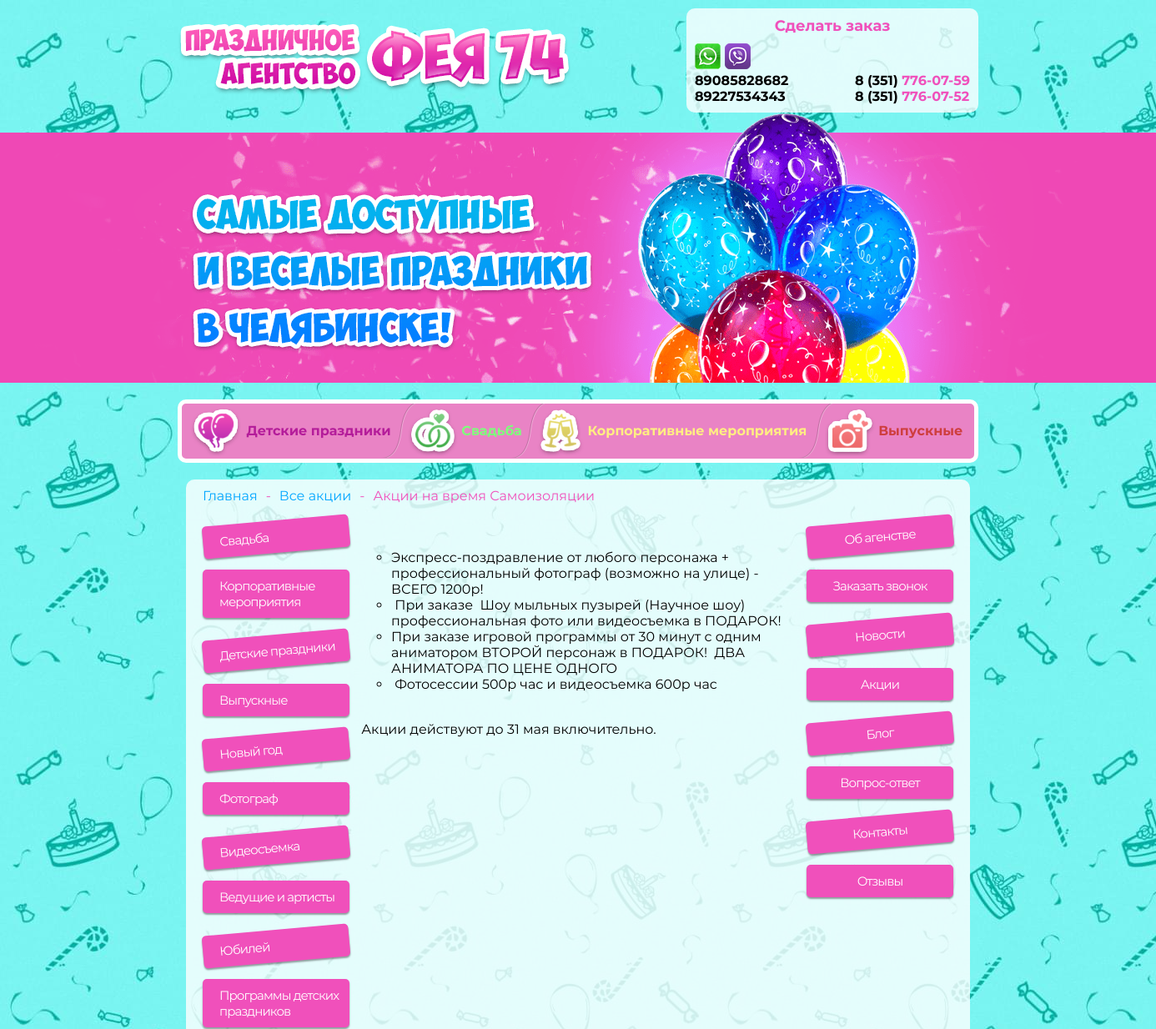
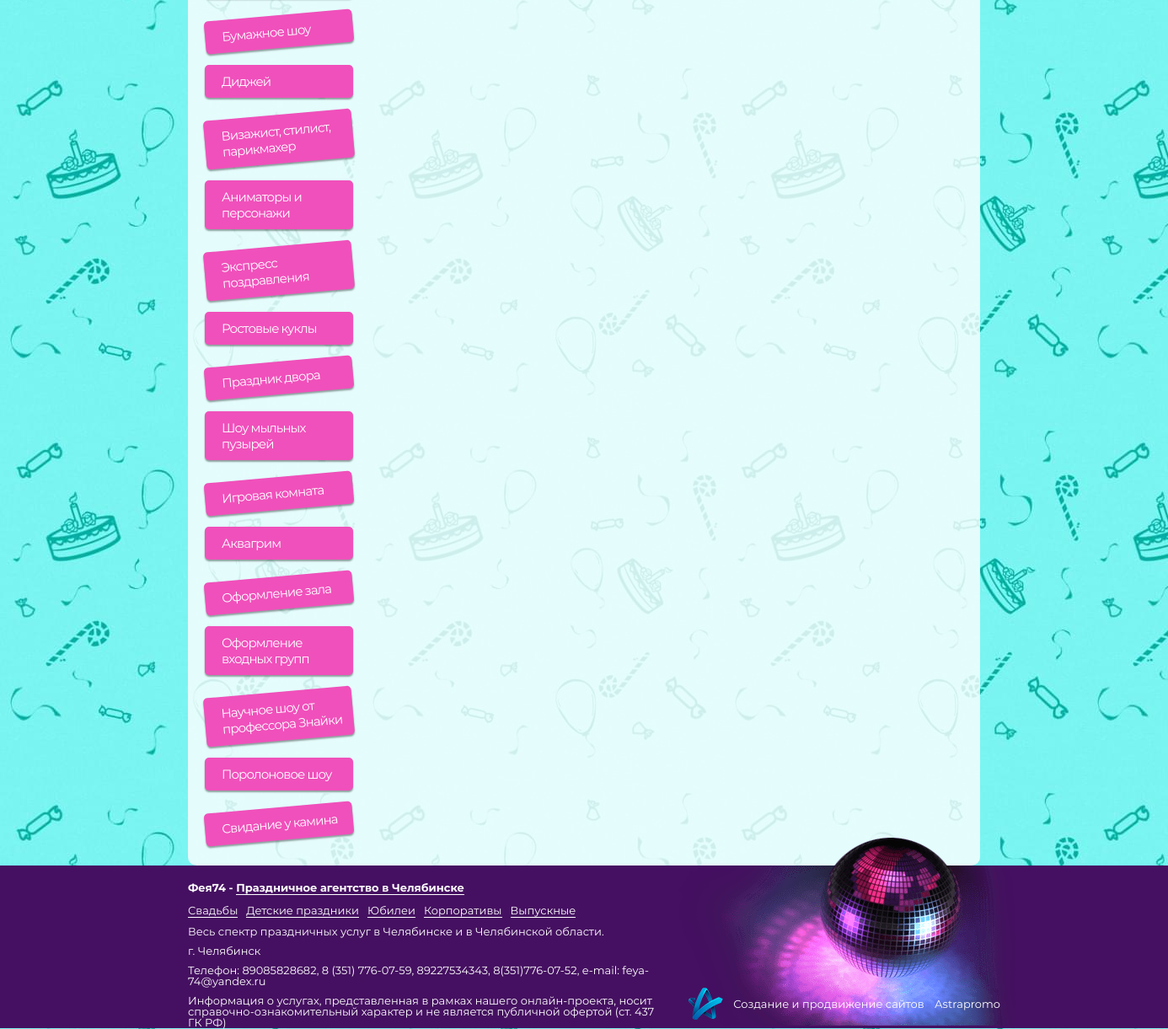
/promotions/aktsii-na-vremya-samoizolyatsii/, run on the app's committed database (2 pictures, top to bottom).
### pages/models.py (models this page shows, shortened)
class TopMenuItem(models.Model):
    banner_bg = models.ImageField('Картинка баннера',upload_to='banner/', blank=False, null=True)
    name = models.CharField('Название пункта', max_length=255, blank=False, null=True)
    event_url = models.ForeignKey(EventPage, on_delete=models.SET_NULL, blank=True, null=True,
                                   verbose_name='Ссылка на мероприятие')
    custom_url = models.CharField('Ссылка(без указания домена)', max_length=100, blank=True, null=True)
    is_active = models.BooleanField('Отображать ?', default=True)
    class Meta:
        verbose_name = "Пункт верхнего меню"
        verbose_name_plural = "Пункты верхнего меню"

class LeftMenuItem(models.Model):
    icon = models.ImageField('Иконка',upload_to='menu_icons/', blank=False, null=True)
    event_url = models.ForeignKey(EventPage, on_delete=models.SET_NULL, blank=True, null=True,
                                   verbose_name='Ссылка на мероприятие')
    custom_url = models.CharField('Ссылка(без указания домена)', max_length=100, blank=True, null=True)
    is_active = models.BooleanField('Отображать ?', default=True)
    class Meta:
        verbose_name = "Пункт левого меню"
        verbose_name_plural = "Пункты левого меню"

class RightMenuItem(models.Model):
    name = models.CharField('Название пункта (указывать если используется Ссылка(без указания домена))', max_length=255, blank=True, null=True)
    static_url = models.ForeignKey(StaticPage, on_delete=models.SET_NULL, blank=True, null=True,
                                   verbose_name='Ссылка на статическую страницу')
    custom_url = models.CharField('Ссылка(без указания домена)', max_length=100, blank=True, null=True)
    is_callback = models.BooleanField('Кнопка заказать звонок ?', default=False)
    is_active = models.BooleanField('Отображать ?', default=True)
    class Meta:
        verbose_name = "Пункт правого меню"
        verbose_name_plural = "Пункты правого меню"

class StaticPage(models.Model):
    name = models.CharField('Название страницы', max_length=255, blank=False, null=True)
    auto_slug = models.BooleanField('Создать ЧПУ ?', default=True)
    name_slug = models.CharField(max_length=255, blank=True, null=True)
    is_home_page = models.BooleanField('Главная страница ?', default=False)
    content = RichTextUploadingField('Основной контент', blank=True, null=True)
    class Meta:
        verbose_name = "Статическая страница"
        verbose_name_plural = "Статические страницы"

### promotions/models.py (models this page shows, shortened)
class Promotion(models.Model):
    name = models.CharField('Название акции', max_length=255, blank=False, null=True)
    auto_slug = models.BooleanField('Создать ЧПУ ?', default=True)
    name_slug = models.CharField(max_length=255, blank=True, null=True,editable=False)
    preview = models.ImageField('Картинка превью', upload_to='promotions/', blank=False, null=True)
    main_img = models.ImageField('Картинка акции', upload_to='promotions/', blank=False, null=True)
    page_title = models.CharField('Название страницы SEO', max_length=255, blank=True, null=True)
    page_description = models.TextField('Описание страницы SEO', blank=True, null=True)
    page_keywords = models.TextField('Keywords SEO', blank=True, null=True)
    content = RichTextUploadingField('Основной контент', blank=True, null=True)
    is_active = models.BooleanField('Отображать ?', default=True)
    class Meta:
        verbose_name = "Акция"
        verbose_name_plural = "Акции"

### events_content/models.py (models this page shows, shortened)
class EventPage(models.Model):
    name = models.CharField('Название страницы', max_length=255, blank=False, null=True)
    auto_slug = models.BooleanField('Создать ЧПУ ?', default=True)
    name_slug = models.CharField(max_length=255, blank=True, null=True)
    content = RichTextUploadingField('Основной контент', blank=True, null=True)
    page_title = models.CharField('Название страницы SEO', max_length=255, blank=True, null=True)
    page_description = models.TextField('Описание страницы SEO', blank=True, null=True)
    page_keywords = models.TextField('Keywords SEO', blank=True, null=True)
    top_menu = models.ManyToManyField('pages.TopMenuItem',
                                 blank=True,
                                 verbose_name='Показывать в меню'
                                 ,related_name='event_items')
    class Meta:
        verbose_name = "Мероприятие"
        verbose_name_plural = "Мероприятия"

### promotions/views.py (the view)
# urls.py: path('<name_slug>/', views.promotion_page, name='promotion_page'),
def promotion_page(request,name_slug):
    page = Promotion.objects.get(name_slug=name_slug)
    title = page.page_title
    description = page.page_description
    keywords = page.page_keywords
    page_content = page.content
    return render(request, 'pages/promotion.html', locals())

### pages/context_processors.py (called while the page is built)
def side_menus(request):
    leftMenu = LeftMenuItem.objects.filter(is_active=True)
    rightMenu = RightMenuItem.objects.filter(is_active=True)
    topMenu = TopMenuItem.objects.all()
    return locals()

### templates/pages/promotion.html (shortened to what this page needs)
{% extends 'basic.html' %}
{% load static %}
{% block content %}
     <main>
  <section class="main-content">
    <div class="container">
      <div class="main-content_wrapper">
        <div class="breadcrumbs">
          <ul class="breadcrumbs-wrapper">
            <li class="breadcrumbs-item"><a class="breadcrumbs-link" href="/">Главная</a></li>
            <li class="breadcrumbs-item"><a class="breadcrumbs-link" href="{% url 'promotions_page' %}">Все акции</a></li>
            <li class="breadcrumbs-item">{{ page.name }}</li>
          </ul>
        </div>
        <div class="main-content__inner">
       {% include 'pages/left-menu.html' %}
          <div class="main-content__center">
              <div class="content">
                   {{ page.content | safe }}
              </div>
          </div>
        {% include 'pages/right-menu.html' %}
        </div>
      </div>
    </div>
  </section>
</main>
{% endblock %}

### templates/header.html (shortened to what this page needs)
{% load static %}
<header class="header">
  <div class="header__top">
    <div class="header__top-logo">
      <a href="/"><img src="{% static 'images/logo.png' %}" alt=""></a>
    </div>
    <div class="header__top-call">
      <p class="header__top-call-title">Сделать заказ</p>
      <div class="header__top-call-wrapper">
        <div class="header__top-call-messengers">
          <img src="{% static 'images/icon_watsapp.png' %}" alt="">
          <img src="{% static 'images/icon_viber.png' %}" alt="">
          <p class="header__top-call-messengers">89085828682</p>
          <p class="header__top-call-messengers">89227534343</p>
        </div>
        <div class="header__top-call-phones">
          <p class="header__top-call-phones-item ">8 (351) <span>776-07-59</span></p>
          <p class="header__top-call-phones-item">8 (351) <span>776-07-52</span></p>
        </div>
      </div>
    </div>
  </div>
  <div id="banner" class="header__banner" style="background: url({% static 'images/b1.png' %})"></div>
  <nav class="header__menu">
    <ul class="header__menu-wrapper">
        {% for topItem in topMenu %}
      <li class="header__menu-item"><a  onmouseover="changeBanner('{{ topItem.banner_bg.url }}','{{ topItem.id }}')" class="header__menu-link" href="{% url 'event_page' topItem.event_url.name_slug %}">{{ topItem.name }}</a>
      </li>
        {% endfor %}
    </ul>
  </nav>
</header>

### templates/pages/left-menu.html
<div class="main-content__sidemenu">
    <ul class="sidemenu">
        {% for item in leftMenu %}
            <li class="sidemenu__item">
                <a class="sidemenu__link"
                   href="{% url 'event_page' item.event_url.name_slug %}">
                    <img src="{{ item.icon.url }}" alt="">{{ item.event_url.name }}
                </a>
            </li>
        {% endfor %}
    </ul>
</div>

### templates/pages/right-menu.html
<div class="main-content__sidemenu">
    <ul class="sidemenu">
        {% for item in rightMenu %}
            <li class="sidemenu__item">
            {% if not item.is_callback %}
                {% if item.static_url %}
                    <a style="justify-content: center;" class="sidemenu__link"
                       href="{% url 'static_page' item.static_url.name_slug %}">
                        {{ item.static_url.name }}
                    </a>
                {% else %}
                     <a style="justify-content: center;" class="sidemenu__link"
                       href="{{ item.custom_url }}">
                        {{ item.name }}
                    </a>
                {% endif %}
            {% else %}
                 <a style="justify-content: center;" class="sidemenu__link"
                   href="">
                   Заказать звонок
                </a>
            {% endif %}
            </li>
        {% endfor %}
    </ul>
</div>

### templates/basic.html (style rules this page uses)
body { overflow-x: hidden; }
.content li { list-style-type: circle; }
.sidemenu__link { font-size: 15px; letter-spacing: -0.9px; }

### data on the page
TopMenuItem: name "Детские праздники"
TopMenuItem: name "Свадьба"
TopMenuItem: name "Корпоративные мероприятия"
TopMenuItem: name "Выпускные"
Promotion: name "Акции на время Самоизоляции", content "Экспресс-поздравление от любого персонажа + профессиональный фотограф (возможно на улице) - ВСЕГО 1200р! При заказе Шоу мыльных пузырей (Научное шоу) профессиональная фото или видеосъемка в ПОДАРОК! При заказе игровой программы от 30 минут с одним аниматором ВТОРОЙ персонаж в ПОДАРОК! ДВА АНИМАТОРА ПО ЦЕНЕ ОДНОГО Фотосессии 500р час и видеосъемка 600р час Акции действуют до 31 мая включительно."
LeftMenuItem: event_url.name "Свадьба"
LeftMenuItem: event_url.name "Корпоративные мероприятия"
LeftMenuItem: event_url.name "Детские праздники"
LeftMenuItem: event_url.name "Выпускные"
LeftMenuItem: event_url.name "Новый год"
LeftMenuItem: event_url.name "Фотограф"
LeftMenuItem: event_url.name "Видеосъемка"
LeftMenuItem: event_url.name "Ведущие и артисты"
LeftMenuItem: event_url.name "Юбилей"
LeftMenuItem: event_url.name "Программы детских праздников"
LeftMenuItem: event_url.name "Бумажное шоу"
LeftMenuItem: event_url.name "Диджей"
LeftMenuItem: event_url.name "Визажист, стилист, парикмахер"
LeftMenuItem: event_url.name "Аниматоры и персонажи"
LeftMenuItem: event_url.name "Экспресс поздравления"
LeftMenuItem: event_url.name "Ростовые куклы"
LeftMenuItem: event_url.name "Праздник двора"
LeftMenuItem: event_url.name "Шоу мыльных пузырей"
LeftMenuItem: event_url.name "Игровая комната"
LeftMenuItem: event_url.name "Аквагрим"
LeftMenuItem: event_url.name "Оформление зала"
LeftMenuItem: event_url.name "Оформление входных групп"
LeftMenuItem: event_url.name "Научное шоу от профессора Знайки"
LeftMenuItem: event_url.name "Поролоновое шоу"
LeftMenuItem: event_url.name "Свидание у камина"
RightMenuItem: static_url.name "Об агенстве"
RightMenuItem: is_callback "Заказать звонок"
RightMenuItem: name "Новости"
RightMenuItem: name "Акции"
RightMenuItem: name "Блог"
RightMenuItem: name "Вопрос-ответ"
RightMenuItem: static_url.name "Контакты"
RightMenuItem: name "Отзывы"
